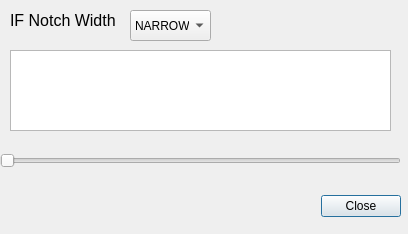
<?xml version="1.0" encoding="UTF-8"?>
<ui version="4.0">
 <class>ManualNotchClass</class>
 <widget class="QDialog" name="ManualNotchClass">
  <property name="geometry">
   <rect>
    <x>0</x>
    <y>0</y>
    <width>408</width>
    <height>234</height>
   </rect>
  </property>
  <property name="minimumSize">
   <size>
    <width>408</width>
    <height>234</height>
   </size>
  </property>
  <property name="maximumSize">
   <size>
    <width>408</width>
    <height>234</height>
   </size>
  </property>
  <property name="windowTitle">
   <string>Manual Notch</string>
  </property>
  <property name="modal">
   <bool>false</bool>
  </property>
  <widget class="QWidget" name="layoutWidget">
   <property name="geometry">
    <rect>
     <x>0</x>
     <y>190</y>
     <width>401</width>
     <height>33</height>
    </rect>
   </property>
   <layout class="QHBoxLayout" name="closeLayout">
    <property name="spacing">
     <number>6</number>
    </property>
    <property name="leftMargin">
     <number>0</number>
    </property>
    <property name="topMargin">
     <number>0</number>
    </property>
    <property name="rightMargin">
     <number>0</number>
    </property>
    <property name="bottomMargin">
     <number>0</number>
    </property>
    <item>
     <spacer>
      <property name="orientation">
       <enum>Qt::Horizontal</enum>
      </property>
      <property name="sizeHint" stdset="0">
       <size>
        <width>131</width>
        <height>31</height>
       </size>
      </property>
     </spacer>
    </item>
    <item>
     <widget class="QPushButton" name="okButton">
      <property name="text">
       <string>Close</string>
      </property>
     </widget>
    </item>
   </layout>
  </widget>
  <widget class="QGraphicsView" name="graphicsView">
   <property name="geometry">
    <rect>
     <x>10</x>
     <y>50</y>
     <width>381</width>
     <height>81</height>
    </rect>
   </property>
   <property name="minimumSize">
    <size>
     <width>381</width>
     <height>81</height>
    </size>
   </property>
   <property name="maximumSize">
    <size>
     <width>381</width>
     <height>81</height>
    </size>
   </property>
  </widget>
  <widget class="QSlider" name="hsNotchFreq">
   <property name="geometry">
    <rect>
     <x>0</x>
     <y>140</y>
     <width>401</width>
     <height>41</height>
    </rect>
   </property>
   <property name="minimumSize">
    <size>
     <width>401</width>
     <height>41</height>
    </size>
   </property>
   <property name="maximumSize">
    <size>
     <width>401</width>
     <height>41</height>
    </size>
   </property>
   <property name="minimum">
    <number>1</number>
   </property>
   <property name="maximum">
    <number>320</number>
   </property>
   <property name="pageStep">
    <number>1</number>
   </property>
   <property name="orientation">
    <enum>Qt::Horizontal</enum>
   </property>
  </widget>
  <widget class="QLabel" name="lblFreq">
   <property name="geometry">
    <rect>
     <x>270</x>
     <y>20</y>
     <width>121</width>
     <height>21</height>
    </rect>
   </property>
   <property name="text">
    <string/>
   </property>
   <property name="alignment">
    <set>Qt::AlignCenter</set>
   </property>
  </widget>
  <widget class="QComboBox" name="cbIFNotch">
   <property name="geometry">
    <rect>
     <x>130</x>
     <y>10</y>
     <width>81</width>
     <height>31</height>
    </rect>
   </property>
   <item>
    <property name="text">
     <string>NARROW</string>
    </property>
   </item>
   <item>
    <property name="text">
     <string>WIDE</string>
    </property>
   </item>
  </widget>
  <widget class="QLabel" name="label_20">
   <property name="geometry">
    <rect>
     <x>10</x>
     <y>10</y>
     <width>111</width>
     <height>21</height>
    </rect>
   </property>
   <property name="font">
    <font>
     <pointsize>12</pointsize>
    </font>
   </property>
   <property name="text">
    <string>IF Notch Width</string>
   </property>
  </widget>
 </widget>
 <resources/>
 <connections>
  <connection>
   <sender>okButton</sender>
   <signal>clicked()</signal>
   <receiver>ManualNotchClass</receiver>
   <slot>accept()</slot>
   <hints>
    <hint type="sourcelabel">
     <x>278</x>
     <y>253</y>
    </hint>
    <hint type="destinationlabel">
     <x>96</x>
     <y>254</y>
    </hint>
   </hints>
  </connection>
 </connections>
</ui>
